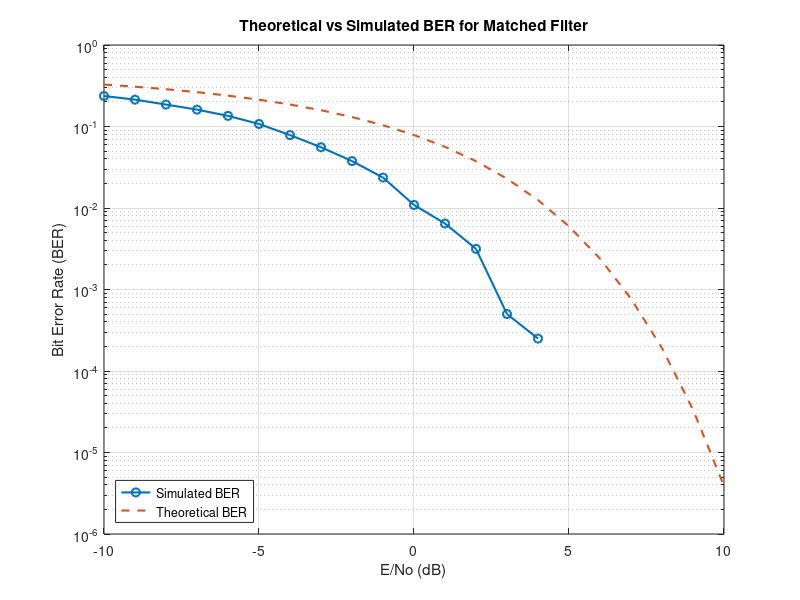
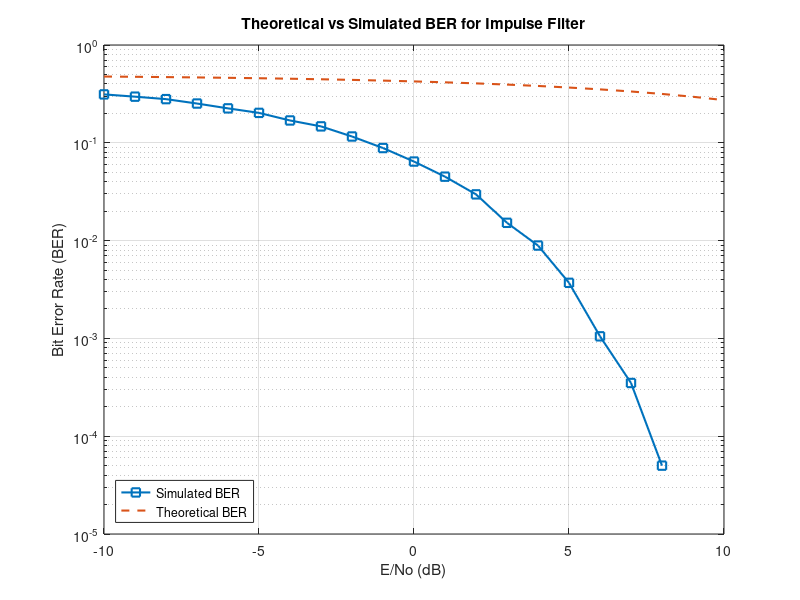
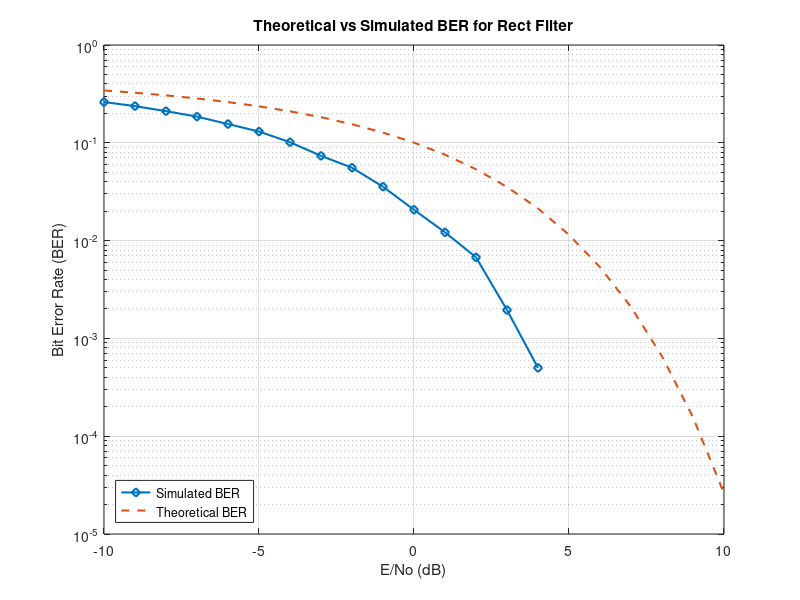
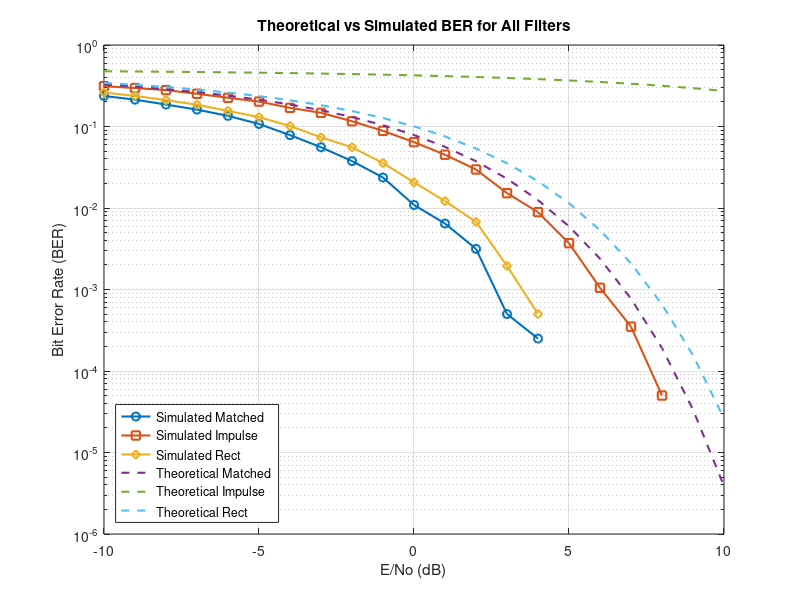

MATLAB code to generate these figures, in order: (Note: this script raises an error after producing the figures.)
% Clear environment
clc; clear; close all;
pkg load control
pkg load communications
pkg load image

% --- Custom upsample function ---
function y = upsample_manual(x, n)
  y = zeros(1, n * length(x));
  y(1:n:end) = x;
end

% --- Define the signal g(n) ---
g = [5 4 3 2 1] / sqrt(55);

% --- Define filters ---
h_matched = fliplr(g);            % Matched filter
h_impulse = [1];                  % Impulse response
h_rect = ones(1, 5) / sqrt(5);    % Rect filter with unity energy

% --- BER Calculation with 100,000 bits ---
N = 100000;
Ts = 5;
num_bits = ceil(N / Ts);
bits = 2 * randi([0 1], 1, num_bits) - 1; % This transforms 0's and 1's into -1's and 1's

signal = upsample_manual(bits, Ts);
signal = signal(1:N);  % Trim to 100k samples

% Transmit through channel (convolve with g)
y_clean = conv(signal, g);

% Add AWGN with SNR = 0 dB
y_noisy = awgn(y_clean, 0, 'measured');

% --- Function to compute BER ---
function ber = compute_BER(y_noisy, filter, bits, Ts)
    y_filtered = conv(y_noisy, filter); % Filter y by convolving with filter
    start_index = length(filter); % Start index is the delay introduced by the filter to start taking the first sample
    sampling_indices = start_index:Ts:length(y_filtered);  % In this case Ts = 5 so we start at the delay then take sample every 5 bits

    % Ensure we don't access out-of-bounds bits
    max_valid_samples = min(length(sampling_indices), length(bits));
    sampling_indices = sampling_indices(1:max_valid_samples);

    samples = y_filtered(sampling_indices); % Take samples every sampling index
    original_bits = bits(1:max_valid_samples);
    received_bits = samples > 0;  % Transforms array to 0's and 1's again (logical array)

    num_errors = sum(received_bits ~= (original_bits > 0)); % XOR's the original bits with received bits and counts the 1's (differences)
    ber = num_errors / max_valid_samples;  % Num of errors / Total num of bits
end


% Calculate BERs
ber_matched = compute_BER(y_noisy, h_matched, bits, Ts);
ber_impulse = compute_BER(y_noisy, h_impulse, bits, Ts);
ber_rect = compute_BER(y_noisy, h_rect, bits, Ts);

% Print Results
fprintf("BER with matched filter: %.4f\n", ber_matched);
fprintf("BER with impulse filter: %.4f\n", ber_impulse);
fprintf("BER with rect filter   : %.4f\n", ber_rect);

% --- Theoretical vs Simulated BER Plot ---
SNRs = -10:1:10;

% Creates arrays with size of SNRs array (to store value of each filter for every SNR)
sim_ber_matched = zeros(1, length(SNRs));
sim_ber_impulse = zeros(1, length(SNRs));
sim_ber_rect = zeros(1, length(SNRs));

% Compute BERs for different SNR values
for i = 1:length(SNRs)
    y_noisy_loop = awgn(y_clean, SNRs(i), 'measured'); % Adds Additive White Gaussian Noise to te clean signal

    % Calculates the experimental BER for each array
    sim_ber_matched(i) = compute_BER(y_noisy_loop, h_matched, bits, Ts);
    sim_ber_impulse(i) = compute_BER(y_noisy_loop, h_impulse, bits, Ts);
    sim_ber_rect(i)   = compute_BER(y_noisy_loop, h_rect, bits, Ts);
end

% Theoretical BERs
BER_theo_A = qfunc(sqrt(2 .* 10.^(SNRs / 10)));                      % Matched
BER_theo_B = qfunc(sqrt((2 / 55) .* 10.^(SNRs / 10)));               % Impulse
BER_theo_C = qfunc((3 / 11) .* sqrt(22 .* 10.^(SNRs / 10)));         % Rect

% --- Plot for Matched Filter ---
figure;
semilogy(SNRs, sim_ber_matched, 'o-', 'LineWidth', 1.5); hold on;
semilogy(SNRs, BER_theo_A, '--', 'LineWidth', 1.5);
xlabel('E/No (dB)');
ylabel('Bit Error Rate (BER)');
title('Theoretical vs Simulated BER for Matched Filter');
legend({'Simulated BER', 'Theoretical BER'}, 'Location', 'SouthWest');
grid on;

% --- Plot for Impulse Filter ---
figure;
semilogy(SNRs, sim_ber_impulse, 's-', 'LineWidth', 1.5); hold on;
semilogy(SNRs, BER_theo_B, '--', 'LineWidth', 1.5);
xlabel('E/No (dB)');
ylabel('Bit Error Rate (BER)');
title('Theoretical vs Simulated BER for Impulse Filter');
legend({'Simulated BER', 'Theoretical BER'}, 'Location', 'SouthWest');
grid on;

% --- Plot for Rect Filter ---
figure;
semilogy(SNRs, sim_ber_rect, 'd-', 'LineWidth', 1.5); hold on;
semilogy(SNRs, BER_theo_C, '--', 'LineWidth', 1.5);
xlabel('E/No (dB)');
ylabel('Bit Error Rate (BER)');
title('Theoretical vs Simulated BER for Rect Filter');
legend({'Simulated BER', 'Theoretical BER'}, 'Location', 'SouthWest');
grid on;

% --- Combined Plot for All Filters ---
figure;
semilogy(SNRs, sim_ber_matched, 'o-', 'LineWidth', 1.5); hold on;
semilogy(SNRs, sim_ber_impulse, 's-', 'LineWidth', 1.5);
semilogy(SNRs, sim_ber_rect, 'd-', 'LineWidth', 1.5);

semilogy(SNRs, BER_theo_A, '--', 'LineWidth', 1.5);
semilogy(SNRs, BER_theo_B, '--', 'LineWidth', 1.5);
semilogy(SNRs, BER_theo_C, '--', 'LineWidth', 1.5);

xlabel('E/No (dB)');
ylabel('Bit Error Rate (BER)');
title('Theoretical vs Simulated BER for All Filters');
legend({'Simulated Matched', 'Simulated Impulse', 'Simulated Rect', ...
        'Theoretical Matched', 'Theoretical Impulse', 'Theoretical Rect'}, ...
        'Location', 'SouthWest');
grid on;

% --- 3-bit example for visualization ---
bits3 = 2 * randi([0 1], 1, 3) - 1; % Creates 3 random bits that are either 1 or -1
signal3 = upsample_manual(bits3, 5);
signal3 = signal3(1:length(bits3) * 5);

y_clean3 = conv(signal3, g); % Convolve the g with the 3 bits to get a train of g's (+ve and -ve)
y_noisy3 = awgn(y_clean3, 5, 'measured'); % Adds Noise with SNR = 5dB

% Passes noisy signal through each filter
y_noisy_matched = conv(y_noisy3, h_matched);
y_noisy_impulse = conv(y_noisy3, h_impulse);
y_noisy_rect = conv(y_noisy3, h_rect);

% Plotting
figure;
subplot(4,1,1);
plot(y_clean3, 'LineWidth', 1.5); grid on;
title('Signal without Noise');

subplot(4,1,2);
plot(y_noisy_matched, 'LineWidth', 1.5); grid on;
title('Signal with Noise (Matched Filter)');

subplot(4,1,3);
plot(y_noisy_impulse, 'LineWidth', 1.5); grid on;
title('Signal with Noise (Impulse Filter)');

subplot(4,1,4);
plot(y_noisy_rect, 'LineWidth', 1.5); grid on;
title('Signal with Noise (Rect Filter)');

% Define input images and SNR values
image_files = {'image1.png', 'image2.png', 'image3.png'};
SNRs = [-10, -5, 0, 5];
target_size = [200, 200];  % Resize all images to this size

% Pulse shaping parameters
delay = length(h_matched) - 1;

for snr_idx = 1:length(SNRs)
    SNR = SNRs(snr_idx);  % Current SNR
    fprintf('Processing for SNR = %d dB\n', SNR);

    figure;

    for i = 1:length(image_files)
        % Load image from file
        img = imread(image_files{i});

        % If the image is grayscale (2D), replicate channels to convert to RGB (3D)
        if size(img, 3) == 1
            img = cat(3, img, img, img);  % Convert grayscale to RGB
        end

        img = imresize(img, target_size); % Resize the image to the target size to make processing easier

        received_img = zeros(size(img), 'uint8'); % We will store received img here (uint8 because we store 8 bits because each pixel is 8 bits)

        % Process each of the 3 RGB color channels separately
        for channel = 1:3
            channel_data = img(:,:,channel);  % Extract current channel

            bits = reshape(de2bi(channel_data(:), 8, 'left-msb')', 1, []);  % Convert pixel values (0–255) to binary bitstream (8 bits per pixel)

            pam_signal = 2 * bits - 1; % Map binary bits {0,1} to PAM symbols {-1, +1}

            y_img_clean = conv(upsample_manual(pam_signal, 8), g); % Upsample and pulse shape using convolution with transmit filter `g`

            y_img_noisy = awgn(y_img_clean, SNR, 'measured'); % Add white Gaussian noise to the clean signal

            filtered_signal = conv(y_img_noisy, h_matched); % Apply matched filter

            % Sample the filtered signal at symbol intervals (with delay)
            sample_indices = delay + 1 : 8 : delay + length(bits) * 8;
            sampled_bits = filtered_signal(sample_indices) > 0;  % Transforms array to 0's and 1's again (logical array)

            % Reshape bitstream back into 8-bit integers (bytes)
            reshaped_bits = reshape(sampled_bits, 8, [])';
            decoded_vals = bi2de(reshaped_bits, 'left-msb');  % Convert bits to pixel values

            % Reshape flat vector back to 2D image matrix
            channel_received = reshape(decoded_vals, target_size);

            % Store received channel into the final image
            received_img(:,:,channel) = uint8(channel_received);
        end

        % Display the original image in a subplot
        subplot(length(image_files), 2, (i - 1)*2 + 1);
        imshow(img);
        title(sprintf('Original Image %d', i));

        % Display the received (noisy and decoded) image in a subplot
        subplot(length(image_files), 2, (i - 1)*2 + 2);
        imshow(received_img);
        title(sprintf('Received Image %d (SNR: %d dB)', i, SNR));
    end
end
